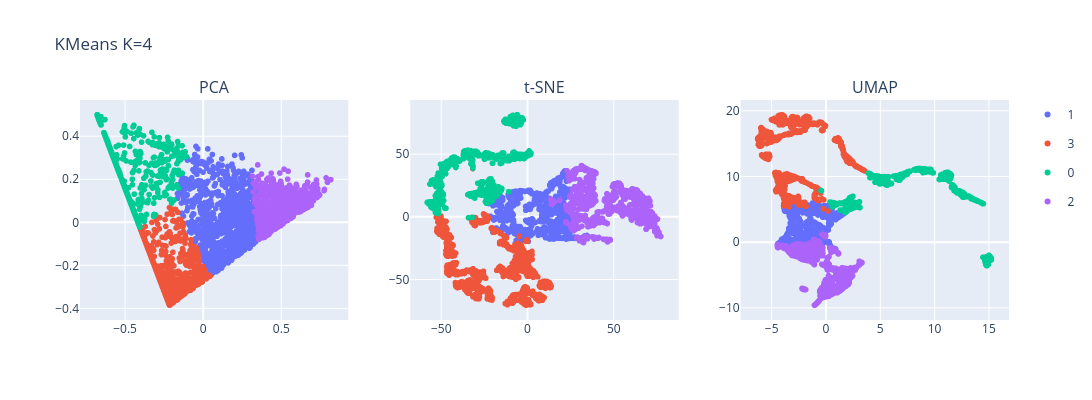

Here is the notebook cell this chart was saved with:
### Code cell
# Utilice la siguiente función para graficar k-means. kmeans_labels = clusters obtenidos por k-means.
kmeans_labels = clusters
plot_dim_reductions(pca_proj, tsne_proj, umap_proj, name="KMeans K=4", colors=kmeans_labels)

### Figure 1 — Plotly figure (JSON) as saved in the notebook; plotly's stock layout.template omitted (floating-point values rounded to 4 significant figures; data arrays with more than 128 entries replaced by an {"elided": "..."} marker saying what was removed)
{"data": [{"hovertemplate": "color=1<br>x=%{x}<br>y=%{y}<extra></extra>", "legendgroup": "1", "marker": {"color": "#636efa", "symbol": "circle"}, "mode": "markers", "name": "1", "showlegend": true, "type": "scattergl", "x": {"elided": "1000 float values"}, "xaxis": "x", "y": {"elided": "1000 float values"}, "yaxis": "y"}, {"hovertemplate": "color=3<br>x=%{x}<br>y=%{y}<extra></extra>", "legendgroup": "3", "marker": {"color": "#EF553B", "symbol": "circle"}, "mode": "markers", "name": "3", "showlegend": true, "type": "scattergl", "x": {"elided": "1281 float values"}, "xaxis": "x", "y": {"elided": "1281 float values"}, "yaxis": "y"}, {"hovertemplate": "color=0<br>x=%{x}<br>y=%{y}<extra></extra>", "legendgroup": "0", "marker": {"color": "#00cc96", "symbol": "circle"}, "mode": "markers", "name": "0", "showlegend": true, "type": "scattergl", "x": {"elided": "912 float values"}, "xaxis": "x", "y": {"elided": "912 float values"}, "yaxis": "y"}, {"hovertemplate": "color=2<br>x=%{x}<br>y=%{y}<extra></extra>", "legendgroup": "2", "marker": {"color": "#ab63fa", "symbol": "circle"}, "mode": "markers", "name": "2", "showlegend": true, "type": "scattergl", "x": {"elided": "1121 float values"}, "xaxis": "x", "y": {"elided": "1121 float values"}, "yaxis": "y"}, {"hovertemplate": "color=1<br>x=%{x}<br>y=%{y}<extra></extra>", "legendgroup": "1", "marker": {"color": "#636efa", "symbol": "circle"}, "mode": "markers", "name": "1", "showlegend": false, "type": "scattergl", "x": {"elided": "1000 float values"}, "xaxis": "x2", "y": {"elided": "1000 float values"}, "yaxis": "y2"}, {"hovertemplate": "color=3<br>x=%{x}<br>y=%{y}<extra></extra>", "legendgroup": "3", "marker": {"color": "#EF553B", "symbol": "circle"}, "mode": "markers", "name": "3", "showlegend": false, "type": "scattergl", "x": {"elided": "1281 float values"}, "xaxis": "x2", "y": {"elided": "1281 float values"}, "yaxis": "y2"}, {"hovertemplate": "color=0<br>x=%{x}<br>y=%{y}<extra></extra>", "legendgroup": "0", "marker": {"color": "#00cc96", "symbol": "circle"}, "mode": "markers", "name": "0", "showlegend": false, "type": "scattergl", "x": {"elided": "912 float values"}, "xaxis": "x2", "y": {"elided": "912 float values"}, "yaxis": "y2"}, {"hovertemplate": "color=2<br>x=%{x}<br>y=%{y}<extra></extra>", "legendgroup": "2", "marker": {"color": "#ab63fa", "symbol": "circle"}, "mode": "markers", "name": "2", "showlegend": false, "type": "scattergl", "x": {"elided": "1121 float values"}, "xaxis": "x2", "y": {"elided": "1121 float values"}, "yaxis": "y2"}, {"hovertemplate": "color=1<br>x=%{x}<br>y=%{y}<extra></extra>", "legendgroup": "1", "marker": {"color": "#636efa", "symbol": "circle"}, "mode": "markers", "name": "1", "showlegend": false, "type": "scattergl", "x": {"elided": "1000 float values"}, "xaxis": "x3", "y": {"elided": "1000 float values"}, "yaxis": "y3"}, {"hovertemplate": "color=3<br>x=%{x}<br>y=%{y}<extra></extra>", "legendgroup": "3", "marker": {"color": "#EF553B", "symbol": "circle"}, "mode": "markers", "name": "3", "showlegend": false, "type": "scattergl", "x": {"elided": "1281 float values"}, "xaxis": "x3", "y": {"elided": "1281 float values"}, "yaxis": "y3"}, {"hovertemplate": "color=0<br>x=%{x}<br>y=%{y}<extra></extra>", "legendgroup": "0", "marker": {"color": "#00cc96", "symbol": "circle"}, "mode": "markers", "name": "0", "showlegend": false, "type": "scattergl", "x": {"elided": "912 float values"}, "xaxis": "x3", "y": {"elided": "912 float values"}, "yaxis": "y3"}, {"hovertemplate": "color=2<br>x=%{x}<br>y=%{y}<extra></extra>", "legendgroup": "2", "marker": {"color": "#ab63fa", "symbol": "circle"}, "mode": "markers", "name": "2", "showlegend": false, "type": "scattergl", "x": {"elided": "1121 float values"}, "xaxis": "x3", "y": {"elided": "1121 float values"}, "yaxis": "y3"}], "layout": {"annotations": [{"font": {"size": 16}, "showarrow": false, "text": "PCA", "x": 0.1444, "xanchor": "center", "xref": "paper", "y": 1, "yanchor": "bottom", "yref": "paper"}, {"font": {"size": 16}, "showarrow": false, "text": "t-SNE", "x": 0.5, "xanchor": "center", "xref": "paper", "y": 1, "yanchor": "bottom", "yref": "paper"}, {"font": {"size": 16}, "showarrow": false, "text": "UMAP", "x": 0.8556, "xanchor": "center", "xref": "paper", "y": 1, "yanchor": "bottom", "yref": "paper"}], "height": 400, "title": {"text": "KMeans K=4"}, "width": 1200, "xaxis": {"anchor": "y", "domain": [0, 0.2889]}, "xaxis2": {"anchor": "y2", "domain": [0.3556, 0.6444]}, "xaxis3": {"anchor": "y3", "domain": [0.7111, 1]}, "yaxis": {"anchor": "x", "domain": [0, 1]}, "yaxis2": {"anchor": "x2", "domain": [0, 1]}, "yaxis3": {"anchor": "x3", "domain": [0, 1]}}}
